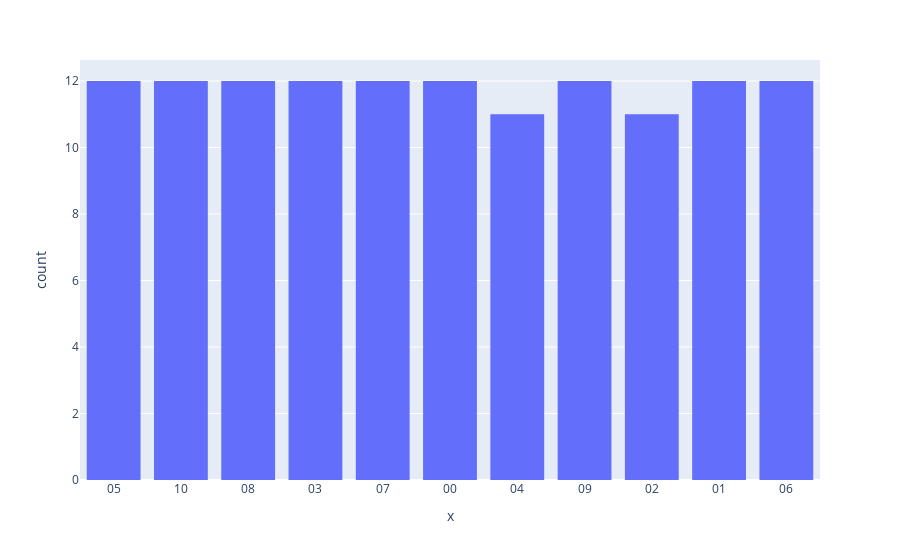

The cell this chart's notebook holds for it:
### Markdown cell above
Test samples Visualization

### Code cell
fig = px.histogram(x_test, x=y_test)
fig.show()

### Figure 1 — Plotly figure (JSON) as saved in the notebook; plotly's stock layout.template omitted (floating-point values rounded to 4 significant figures; data arrays with more than 128 entries replaced by an {"elided": "..."} marker saying what was removed)
{"data": [{"alignmentgroup": "True", "bingroup": "x", "hovertemplate": "x=%{x}<br>count=%{y}<extra></extra>", "legendgroup": "", "marker": {"color": "#636efa", "pattern": {"shape": ""}}, "name": "", "offsetgroup": "", "orientation": "v", "showlegend": false, "type": "histogram", "x": {"elided": "130 str values"}, "xaxis": "x", "yaxis": "y"}], "layout": {"barmode": "relative", "legend": {"tracegroupgap": 0}, "margin": {"t": 60}, "xaxis": {"anchor": "y", "domain": [0, 1], "title": {"text": "x"}}, "yaxis": {"anchor": "x", "domain": [0, 1], "title": {"text": "count"}}}}
